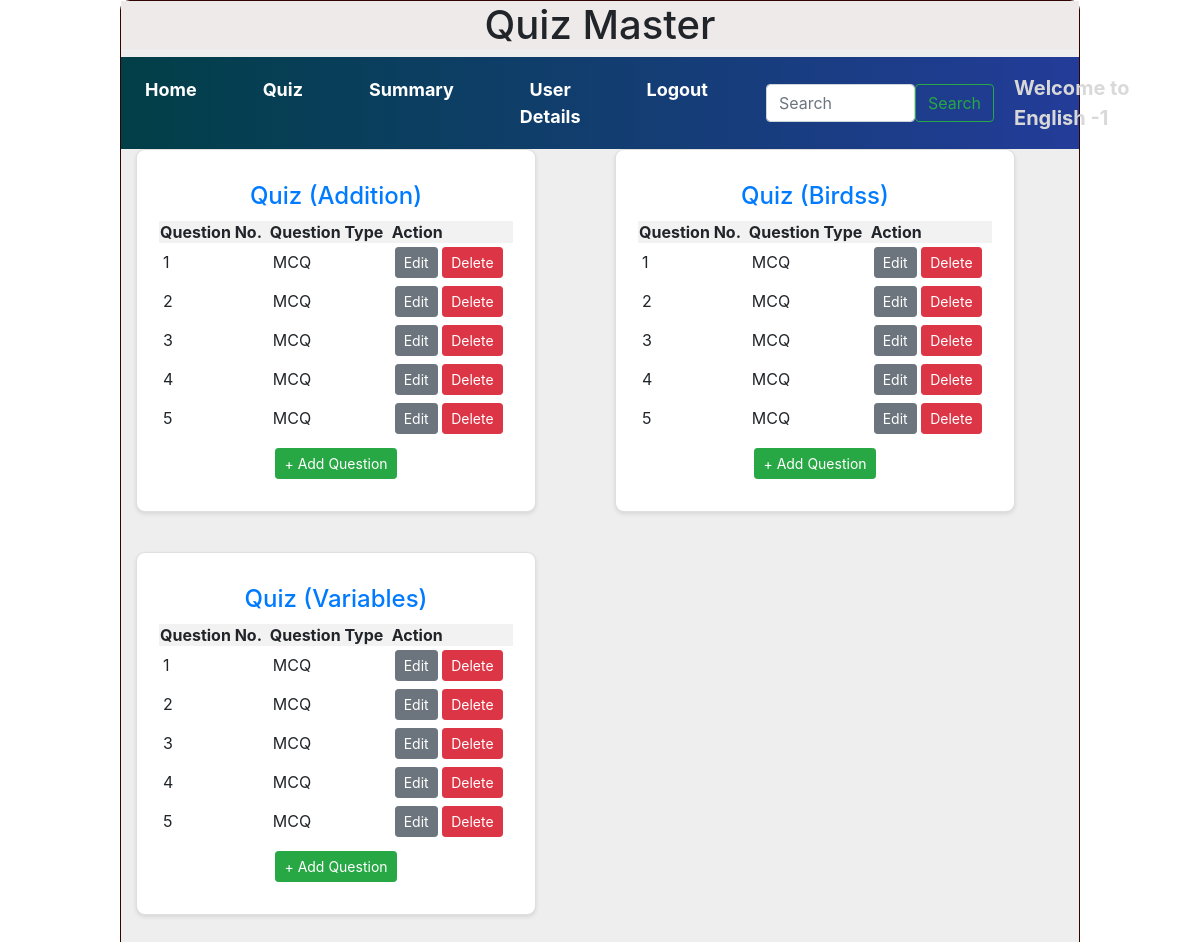
The app's page /quiz_management/English -1 with its own data.
### models/models.py (models this page shows)
class Quiz(db.Model):
    id = db.Column(db.Integer, primary_key=True)
    chapter_id = db.Column(db.Integer, db.ForeignKey("chapter.id"), nullable=False)
    date_of_quiz = db.Column(db.Date, nullable=False)
    time_duration = db.Column(db.String(50), nullable=False)
    no_of_questions = db.Column(db.Integer, nullable=False)
    questions = db.relationship("Question", cascade="all,delete", backref="quiz", lazy=True)
    scores = db.relationship("Score", cascade="all,delete", backref="quiz", lazy=True)

class Chapter(db.Model):
    id = db.Column(db.Integer, primary_key=True)
    name = db.Column(db.String(255), nullable=False)
    description = db.Column(db.Text, nullable=True)
    subject_id = db.Column(db.Integer, db.ForeignKey("subject.id"), nullable=False)
    quizzes = db.relationship("Quiz", cascade="all,delete", backref="chapter", lazy=True)

class Question(db.Model):
    id = db.Column(db.Integer, primary_key=True)
    quiz_id = db.Column(db.Integer, db.ForeignKey("quiz.id"), nullable=False)
    question_statement = db.Column(db.Text, nullable=False)
    question_type = db.Column(db.Text, nullable=False)
    option1 = db.Column(db.String(200), nullable=False)
    option2 = db.Column(db.String(200), nullable=False)
    option3 = db.Column(db.String(200), nullable=False)
    option4 = db.Column(db.String(200), nullable=False)
    correct_option = db.Column(db.String(200), nullable=False)

### controllers/controllers.py (the view)
@app.route("/quiz_management/<name>")
def quiz_management(name):
    quizzes = Quiz.query.all()
    return render_template("quiz_management.html", name=name, quizzes=quizzes)

### templates/quiz_management.html
{% extends "admin_layout.html" %}
{% block content %}
    <div class="container">
        {% if quizzes %}
        <div class="row">
            {% for quiz in quizzes %}
                <div class="col">
                    <div class="card" style="width: 25rem">
                        <div class="card-body">
                            <h4 class="center1">
                                <a href="/edit_quiz/{{ quiz.id }}/{{ name }}">
                                    Quiz ({{ quiz.chapter.name }})
                                </a>
                            </h4>
                            {% if quiz.questions %}
                            <table class="my_table">
                                <tr>
                                    <th>Question No.</th>
                                    <th>Question Type</th>
                                    <th>Action</th>
                                </tr>
                                {% for question in quiz.questions %}
                                <tr>
                                    <td>{{ loop.index }}</td>
                                    <td>{{ question.question_type }}</td>
                                    <td>
                                        <a href="/edit_question/{{ question.id }}/{{ name }}" class="btn btn-sm btn-secondary">Edit</a>
                                        <a href="/delete_question/{{ question.id }}/{{ name }}" class="btn btn-sm btn-danger">Delete</a>
                                    </td>
                                </tr>
                                {% endfor %}
                            </table>
                            {% else %}
                                <p>No questions available.</p>
                            {% endif %}
                            <div class="center1">
                                <a href="/add_question/{{ quiz.id }}/{{ name }}" class="btn btn-sm btn-success">+ Add Question</a>
                            </div>
                        </div>
                    </div>
                </div>
            {% endfor %}
        </div>
        {% else %}
            <h3 class="center">No quizzes available right now.</h3>
        {% endif %}
    </div>
{% endblock %}

### static/styles/main.css (style rules this page uses)
.my_table { width: 100%; border-collapse: collapse; }
.my_table td { padding: 4px; text-align: left; }
.my_table th { background-color: #f2f2f2; }
.card { padding: 2px; border-radius: 9px !important; background-color: #fff; box-shadow: 0 2px 4px rgba(0, 0, 0, 0.1); margin-bottom: 40px; }
.center1 { text-align:center; margin:auto; padding: 10px; }

### records on screen
Quiz: chapter.name "Addition"
Question: question_type "MCQ"
Question: question_type "MCQ"
Question: question_type "MCQ"
Question: question_type "MCQ"
Question: question_type "MCQ"
Quiz: chapter.name "Birdss"
Question: question_type "MCQ"
Question: question_type "MCQ"
Question: question_type "MCQ"
Question: question_type "MCQ"
Question: question_type "MCQ"
Quiz: chapter.name "Variables"
Question: question_type "MCQ"
Question: question_type "MCQ"
Question: question_type "MCQ"
Question: question_type "MCQ"
Question: question_type "MCQ"

### other values on screen
{{ name }} "English -1"
